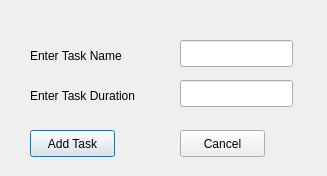
<?xml version="1.0" encoding="UTF-8"?>
<ui version="4.0">
 <class>Dialog</class>
 <widget class="QDialog" name="Dialog">
  <property name="geometry">
   <rect>
    <x>0</x>
    <y>0</y>
    <width>327</width>
    <height>176</height>
   </rect>
  </property>
  <property name="windowTitle">
   <string>Dialog</string>
  </property>
  <widget class="QLabel" name="label">
   <property name="geometry">
    <rect>
     <x>30</x>
     <y>40</y>
     <width>121</width>
     <height>31</height>
    </rect>
   </property>
   <property name="text">
    <string>Enter Task Name</string>
   </property>
  </widget>
  <widget class="QLabel" name="label_2">
   <property name="geometry">
    <rect>
     <x>30</x>
     <y>80</y>
     <width>121</width>
     <height>31</height>
    </rect>
   </property>
   <property name="text">
    <string>Enter Task Duration</string>
   </property>
  </widget>
  <widget class="QLineEdit" name="TaskNameText">
   <property name="geometry">
    <rect>
     <x>180</x>
     <y>40</y>
     <width>113</width>
     <height>27</height>
    </rect>
   </property>
  </widget>
  <widget class="QLineEdit" name="TaskDurationText">
   <property name="geometry">
    <rect>
     <x>180</x>
     <y>80</y>
     <width>113</width>
     <height>27</height>
    </rect>
   </property>
  </widget>
  <widget class="QPushButton" name="AddTaskButton">
   <property name="geometry">
    <rect>
     <x>30</x>
     <y>130</y>
     <width>85</width>
     <height>27</height>
    </rect>
   </property>
   <property name="text">
    <string>Add Task</string>
   </property>
  </widget>
  <widget class="QPushButton" name="CancelButton">
   <property name="geometry">
    <rect>
     <x>180</x>
     <y>130</y>
     <width>85</width>
     <height>27</height>
    </rect>
   </property>
   <property name="text">
    <string>Cancel</string>
   </property>
  </widget>
 </widget>
 <resources/>
 <connections/>
</ui>
